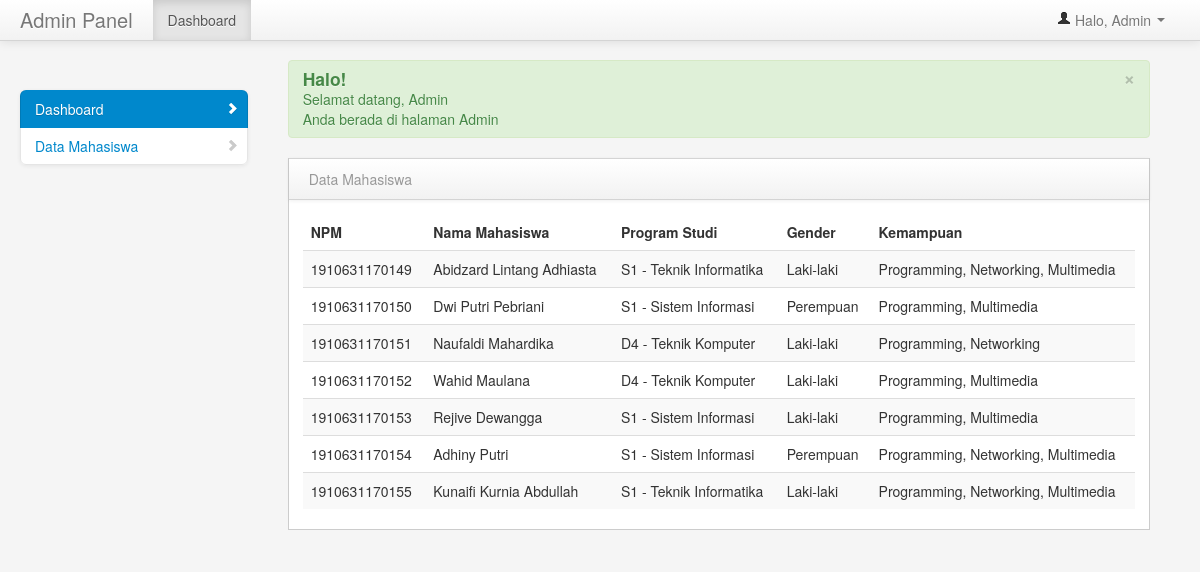
The page /session/usr_index.php (signed in) on the database its author committed.
### tables this page shows
CREATE TABLE `mahasiswa` (
  `id` varchar(14) NOT NULL,
  `nama_mhs` varchar(255) NOT NULL,
  `prodi` varchar(255) NOT NULL,
  `jk` varchar(10) NOT NULL,
  `skill` varchar(50) NOT NULL
);

### session/get_data.php (called while the page is built)
<?php
    include "koneksi.php";
    $proses = mysqli_query($koneksi, "SELECT * FROM mahasiswa") or die (mysqli_error($koneksi));
?>

### session/usr_index.php (the view, shortened to what this page needs)
<?php
    include "get_data.php";
?>
<!DOCTYPE html>
<html lang="en">
<head>
    <link href="/pemograman_web/lib/bootstrap/css/bootstrap.min.css" rel="stylesheet" media="screen">
    <link href="/pemograman_web/lib/bootstrap/css/bootstrap-responsive.min.css" rel="stylesheet" media="screen">
    <link href="/pemograman_web/lib/assets/styles.css" rel="stylesheet" media="screen">
    <link href="/pemograman_web/lib/assets/DT_bootstrap.css" rel="stylesheet" media="screen">
</head>
<body>
<div class="navbar navbar-fixed-top">
        <div class="navbar-inner">
            <div class="container-fluid">
                <a class="brand" href="usr_index.php">Admin Panel</a>
                <div class="nav-collapse collapse">
                    <ul class="nav pull-right">
                        <li class="dropdown">
                            <a href="logout.php" role="button" class="dropdown-toggle" data-toggle="dropdown"> <i class="icon-user"></i> Halo, <?= $_SESSION['username']?> <i class="caret"></i>
                            </a>
                        </li>
                    </ul>
                    <ul class="nav">
                        <li class="active">
                            <a href="usr_index.php">Dashboard</a>
                        </li>
                    </ul>
                </div>
            </div>
        </div>
    </div>
    <div class="container-fluid">
        <div class="row-fluid">
            <div class="span3" id="sidebar">
                <ul class="nav nav-list bs-docs-sidenav nav-collapse collapse">
                    <li class="active">
                        <a href="usr_index.php"><i class="icon-chevron-right"></i> Dashboard</a>
                    </li>
                    <li>
                        <a href="usr_index.php"><i class="icon-chevron-right"></i> Data Mahasiswa</a>
                    </li>
                </ul>
            </div>
            <div class="span9" id="content">
                <div class="row-fluid">
                    <div class="alert alert-success">
                        <button type="button" class="close" data-dismiss="alert">&times;</button>
                        <h4>Halo!</h4>
                        Selamat datang, <?= $_SESSION['username']?><br>
                        Anda berada di halaman <?= $_SESSION['level']?>
                    </div>
                    <div class="block">
                        <div class="navbar navbar-inner block-header">
                            <div class="muted pull-left">Data Mahasiswa</div>
                        </div>
                        <div class="block-content collapse in">
                            <div class="span12">
                                <table class="table table-striped">
                                    <thead>
                                    <tr>
                                        <th>NPM</th>
                                        <th>Nama Mahasiswa</th>
                                        <th>Program Studi</th>
                                        <th>Gender</th>
                                        <th>Kemampuan</th>
                                    </tr>
                                    </thead>
                                    <tbody>
                                    <?php
                                        while($data = mysqli_fetch_assoc($proses)){
                                    ?>
                                    <tr>
                                        <td><?php echo $data['id']; ?></td>
                                        <td><?php echo $data['nama_mhs']; ?></td>
                                        <td><?php echo $data['prodi']; ?></td>
                                        <td><?php echo $data['jk']; ?></td>
                                        <td><?php echo $data['skill']; ?></td>
                                    </tr>
                                    <?php
                                        }
                                    ?>
                                    </tbody>
                                </table>
                            </div>
                        </div>
                    </div>
                </div>
            </div>
        </div>
    </div>
</body>
</html>

### rows shown on the page
mahasiswa: id "1910631170149", nama_mhs "Abidzard Lintang Adhiasta", prodi "S1 - Teknik Informatika", jk "Laki-laki", skill "Programming, Networking, Multimedia"
mahasiswa: id "1910631170150", nama_mhs "Dwi Putri Pebriani", prodi "S1 - Sistem Informasi", jk "Perempuan", skill "Programming, Multimedia"
mahasiswa: id "1910631170151", nama_mhs "Naufaldi Mahardika", prodi "D4 - Teknik Komputer", jk "Laki-laki", skill "Programming, Networking"
mahasiswa: id "1910631170152", nama_mhs "Wahid Maulana", prodi "D4 - Teknik Komputer", jk "Laki-laki", skill "Programming, Multimedia"
mahasiswa: id "1910631170153", nama_mhs "Rejive Dewangga", prodi "S1 - Sistem Informasi", jk "Laki-laki", skill "Programming, Multimedia"
mahasiswa: id "1910631170154", nama_mhs "Adhiny Putri", prodi "S1 - Sistem Informasi", jk "Perempuan", skill "Programming, Networking, Multimedia"
mahasiswa: id "1910631170155", nama_mhs "Kunaifi Kurnia Abdullah", prodi "S1 - Teknik Informatika", jk "Laki-laki", skill "Programming, Networking, Multimedia"

### other values the page prints
$_SESSION['username'] "Admin"
$_SESSION['level'] "Admin"
